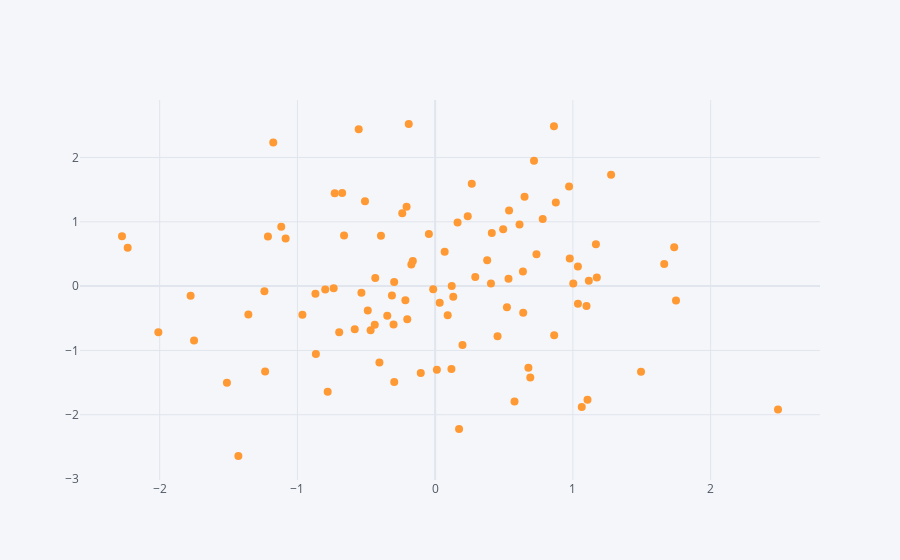

Source (notebook cell):
### Markdown cell above
## Let's explore different plot types:

### Code cell
# Scatter plot
df.iplot(kind='scatter',x='A',y='B',mode='markers',size=8)
